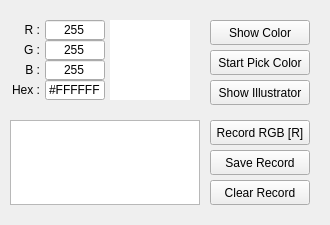
<?xml version="1.0" encoding="UTF-8"?>
<ui version="4.0">
 <class>Form</class>
 <widget class="QWidget" name="Form">
  <property name="geometry">
   <rect>
    <x>0</x>
    <y>0</y>
    <width>330</width>
    <height>225</height>
   </rect>
  </property>
  <property name="windowTitle">
   <string>Form</string>
  </property>
  <widget class="QLabel" name="label_R">
   <property name="geometry">
    <rect>
     <x>10</x>
     <y>20</y>
     <width>30</width>
     <height>20</height>
    </rect>
   </property>
   <property name="text">
    <string>R :</string>
   </property>
   <property name="alignment">
    <set>Qt::AlignRight|Qt::AlignTrailing|Qt::AlignVCenter</set>
   </property>
  </widget>
  <widget class="QLabel" name="label_G">
   <property name="geometry">
    <rect>
     <x>10</x>
     <y>40</y>
     <width>30</width>
     <height>20</height>
    </rect>
   </property>
   <property name="text">
    <string>G :</string>
   </property>
   <property name="alignment">
    <set>Qt::AlignRight|Qt::AlignTrailing|Qt::AlignVCenter</set>
   </property>
  </widget>
  <widget class="QLabel" name="label_B">
   <property name="geometry">
    <rect>
     <x>10</x>
     <y>60</y>
     <width>30</width>
     <height>20</height>
    </rect>
   </property>
   <property name="text">
    <string>B :</string>
   </property>
   <property name="alignment">
    <set>Qt::AlignRight|Qt::AlignTrailing|Qt::AlignVCenter</set>
   </property>
  </widget>
  <widget class="QLineEdit" name="lineEdit_R">
   <property name="geometry">
    <rect>
     <x>45</x>
     <y>20</y>
     <width>60</width>
     <height>20</height>
    </rect>
   </property>
   <property name="text">
    <string>255</string>
   </property>
   <property name="alignment">
    <set>Qt::AlignCenter</set>
   </property>
  </widget>
  <widget class="QLineEdit" name="lineEdit_G">
   <property name="geometry">
    <rect>
     <x>45</x>
     <y>40</y>
     <width>60</width>
     <height>20</height>
    </rect>
   </property>
   <property name="text">
    <string>255</string>
   </property>
   <property name="alignment">
    <set>Qt::AlignCenter</set>
   </property>
  </widget>
  <widget class="QLineEdit" name="lineEdit_B">
   <property name="geometry">
    <rect>
     <x>45</x>
     <y>60</y>
     <width>60</width>
     <height>20</height>
    </rect>
   </property>
   <property name="text">
    <string>255</string>
   </property>
   <property name="alignment">
    <set>Qt::AlignCenter</set>
   </property>
  </widget>
  <widget class="QLabel" name="label_color">
   <property name="geometry">
    <rect>
     <x>110</x>
     <y>20</y>
     <width>80</width>
     <height>80</height>
    </rect>
   </property>
   <property name="styleSheet">
    <string notr="true">background: white;</string>
   </property>
   <property name="text">
    <string/>
   </property>
  </widget>
  <widget class="QLabel" name="label_Hex">
   <property name="geometry">
    <rect>
     <x>10</x>
     <y>80</y>
     <width>30</width>
     <height>20</height>
    </rect>
   </property>
   <property name="text">
    <string>Hex :</string>
   </property>
   <property name="alignment">
    <set>Qt::AlignRight|Qt::AlignTrailing|Qt::AlignVCenter</set>
   </property>
  </widget>
  <widget class="QLineEdit" name="lineEdit_Hex">
   <property name="geometry">
    <rect>
     <x>45</x>
     <y>80</y>
     <width>60</width>
     <height>20</height>
    </rect>
   </property>
   <property name="text">
    <string>#FFFFFF</string>
   </property>
   <property name="alignment">
    <set>Qt::AlignCenter</set>
   </property>
  </widget>
  <widget class="QPushButton" name="buttonShow">
   <property name="geometry">
    <rect>
     <x>210</x>
     <y>20</y>
     <width>100</width>
     <height>25</height>
    </rect>
   </property>
   <property name="text">
    <string>Show Color</string>
   </property>
  </widget>
  <widget class="QPushButton" name="buttonPick">
   <property name="geometry">
    <rect>
     <x>210</x>
     <y>50</y>
     <width>100</width>
     <height>25</height>
    </rect>
   </property>
   <property name="text">
    <string>Start Pick Color</string>
   </property>
  </widget>
  <widget class="QPushButton" name="buttonIllustrator">
   <property name="geometry">
    <rect>
     <x>210</x>
     <y>80</y>
     <width>100</width>
     <height>25</height>
    </rect>
   </property>
   <property name="text">
    <string>Show Illustrator</string>
   </property>
  </widget>
  <widget class="QPushButton" name="buttonRecord">
   <property name="geometry">
    <rect>
     <x>210</x>
     <y>120</y>
     <width>100</width>
     <height>25</height>
    </rect>
   </property>
   <property name="text">
    <string>Record RGB [R]</string>
   </property>
  </widget>
  <widget class="QPushButton" name="buttonSave">
   <property name="geometry">
    <rect>
     <x>210</x>
     <y>150</y>
     <width>100</width>
     <height>25</height>
    </rect>
   </property>
   <property name="text">
    <string>Save Record</string>
   </property>
  </widget>
  <widget class="QPushButton" name="buttonClear">
   <property name="geometry">
    <rect>
     <x>210</x>
     <y>180</y>
     <width>100</width>
     <height>25</height>
    </rect>
   </property>
   <property name="text">
    <string>Clear Record</string>
   </property>
  </widget>
  <widget class="QTextEdit" name="textEdit_log">
   <property name="geometry">
    <rect>
     <x>10</x>
     <y>120</y>
     <width>190</width>
     <height>85</height>
    </rect>
   </property>
   <property name="readOnly">
    <bool>true</bool>
   </property>
  </widget>
 </widget>
 <resources/>
 <connections/>
</ui>
